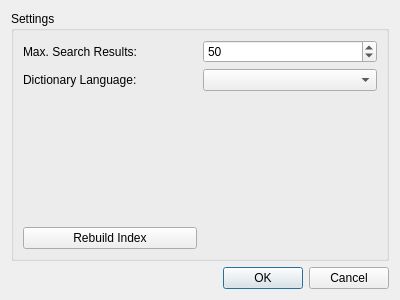
<?xml version="1.0" encoding="UTF-8"?>
<ui version="4.0">
 <class>SettingsDialog</class>
 <widget class="QDialog" name="SettingsDialog">
  <property name="geometry">
   <rect>
    <x>0</x>
    <y>0</y>
    <width>400</width>
    <height>300</height>
   </rect>
  </property>
  <property name="windowTitle">
   <string>Settings</string>
  </property>
  <layout class="QVBoxLayout" name="verticalLayout_2">
   <item>
    <layout class="QVBoxLayout" name="verticalLayout">
     <item>
      <widget class="QGroupBox" name="groupBox">
       <property name="title">
        <string>Settings</string>
       </property>
       <layout class="QGridLayout" name="gridLayout">
        <item row="5" column="0">
         <widget class="QPushButton" name="rebuildIndexButton">
          <property name="text">
           <string>Rebuild Index</string>
          </property>
         </widget>
        </item>
        <item row="0" column="0">
         <widget class="QLabel" name="label">
          <property name="text">
           <string>Max. Search Results: </string>
          </property>
         </widget>
        </item>
        <item row="2" column="1">
         <widget class="QComboBox" name="dictLanguageBox"/>
        </item>
        <item row="0" column="1">
         <widget class="QSpinBox" name="maxResultsBox">
          <property name="minimum">
           <number>1</number>
          </property>
          <property name="maximum">
           <number>1000</number>
          </property>
          <property name="value">
           <number>50</number>
          </property>
         </widget>
        </item>
        <item row="2" column="0">
         <widget class="QLabel" name="label_2">
          <property name="text">
           <string>Dictionary Language: </string>
          </property>
         </widget>
        </item>
        <item row="3" column="0" colspan="2">
         <spacer name="verticalSpacer">
          <property name="orientation">
           <enum>Qt::Vertical</enum>
          </property>
          <property name="sizeHint" stdset="0">
           <size>
            <width>20</width>
            <height>40</height>
           </size>
          </property>
         </spacer>
        </item>
       </layout>
      </widget>
     </item>
    </layout>
   </item>
   <item>
    <widget class="QDialogButtonBox" name="buttonBox">
     <property name="orientation">
      <enum>Qt::Horizontal</enum>
     </property>
     <property name="standardButtons">
      <set>QDialogButtonBox::Cancel|QDialogButtonBox::Ok</set>
     </property>
    </widget>
   </item>
  </layout>
 </widget>
 <resources/>
 <connections>
  <connection>
   <sender>buttonBox</sender>
   <signal>accepted()</signal>
   <receiver>SettingsDialog</receiver>
   <slot>accept()</slot>
   <hints>
    <hint type="sourcelabel">
     <x>248</x>
     <y>254</y>
    </hint>
    <hint type="destinationlabel">
     <x>157</x>
     <y>274</y>
    </hint>
   </hints>
  </connection>
  <connection>
   <sender>buttonBox</sender>
   <signal>rejected()</signal>
   <receiver>SettingsDialog</receiver>
   <slot>reject()</slot>
   <hints>
    <hint type="sourcelabel">
     <x>316</x>
     <y>260</y>
    </hint>
    <hint type="destinationlabel">
     <x>286</x>
     <y>274</y>
    </hint>
   </hints>
  </connection>
 </connections>
</ui>
